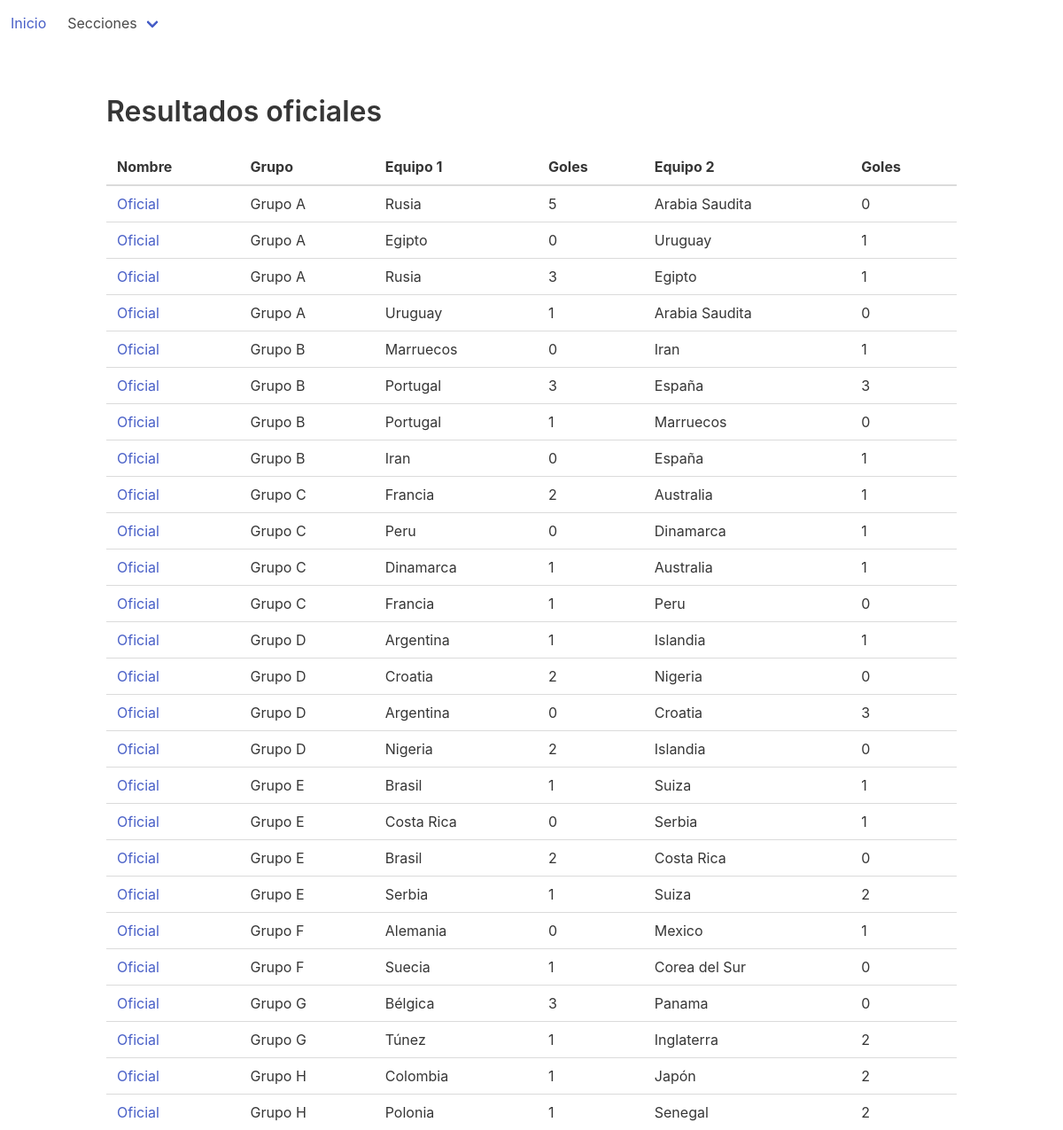
The page /dashboard/bets on the database as committed earlier.
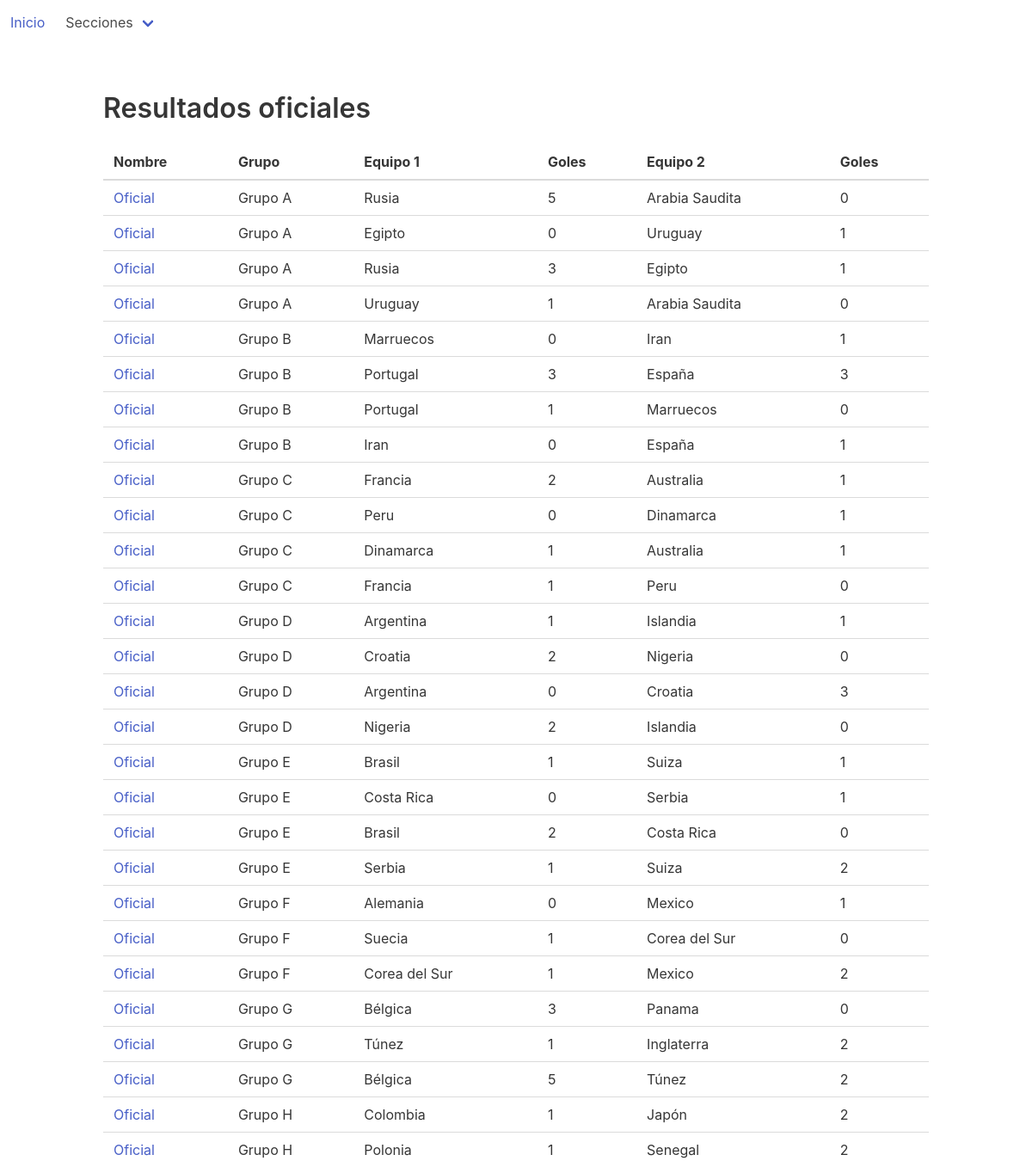
The same page on the database as committed later.
### dashboard/models.py (models this page shows, shortened)
class Bet(models.Model):
    source = models.ForeignKey('Gambler', on_delete=models.DO_NOTHING, verbose_name='Fuente')
    match = models.ForeignKey('Match', on_delete=models.DO_NOTHING, verbose_name='Partido de referencia')
    team1 = models.ForeignKey('Team', on_delete=models.DO_NOTHING, related_name='bteam1', default="2",
                              verbose_name='Equipo 1')
    team2 = models.ForeignKey('Team', on_delete=models.DO_NOTHING, related_name='bteam2', default="2",
                              verbose_name='Equipo 2')
    goals_team1 = models.IntegerField(default=0, verbose_name='Goles equipo 1')
    goals_team2 = models.IntegerField(default=0, verbose_name='Goles equipo 2')
    checked = models.BooleanField(default=False)
    class Meta:
        ordering = ["source"]
        unique_together = (("source", "match"),)

class Gambler(models.Model):
    name = models.CharField(max_length=48)
    points_result = models.IntegerField(default=0)
    points_score = models.IntegerField(default=0)
    points_8vo = models.IntegerField(default=0)
    points_4vo = models.IntegerField(default=0)
    points_semi = models.IntegerField(default=0)
    points_3er = models.IntegerField(default=0)
    points_final = models.IntegerField(default=0)

class Round(models.Model):
    ROUND_CHOICES = (
        ('1', 'Primera fase'),
        ('2', 'Octavos'),
        ('3', 'Cuarto'),
        ('4', 'Semifinales'),
        ('5', 'Tercer lugar'),
        ('6', 'Finales'),
    )
    stage = models.CharField(choices=ROUND_CHOICES, max_length=1, default='1')
    played_matches = models.IntegerField(default=0)
    won = models.IntegerField(default=0)
    draw = models.IntegerField(default=0)
    lose = models.IntegerField(default=0)
    points = models.IntegerField(default=0)
    team = models.ForeignKey('Team', on_delete=models.DO_NOTHING)
    class Meta:
        ordering = ["stage", "team__group"]

class Team(models.Model):
    GROUP_CHOICES = (
        ('A', 'Grupo A'),
        ('B', 'Grupo B'),
        ('C', 'Grupo C'),
        ('D', 'Grupo D'),
        ('E', 'Grupo E'),
        ('F', 'Grupo F'),
        ('G', 'Grupo G'),
        ('H', 'Grupo H'),
    )
    group = models.CharField(choices=GROUP_CHOICES, max_length=1, null=True, default='A')
    name = models.CharField(max_length=32)
    code = models.CharField(max_length=32)
    cups = models.IntegerField(default=0)
    finals = models.IntegerField(default=0)
    semifinals = models.IntegerField(default=0)
    class Meta:
        ordering = ["name"]
    def __str__(self):
        return self.name

### dashboard/views.py (the view)
class BetListView(ListView):
    model = Bet
    def get_queryset(self):
        queryset = super(BetListView, self).get_queryset()
        return queryset.filter(source__name="Oficial").order_by("team1__group")

### templates/dashboard/bet_list.html (shortened to what this page needs)
{% extends 'base.html' %}
{% block content %}
    <h1 class="title">Resultados oficiales</h1>
    <table class="table">
        <thead>
        <tr>
            <th>Nombre</th>
            <th>Grupo</th>
            <th>Equipo 1</th>
            <th>Goles</th>
            <th>Equipo 2</th>
            <th>Goles</th>
        </tr>
        </thead>
        <tbody>
        {% for bet in bet_list %}
            <tr>
                <td><a href="{% url 'bet-detail' bet.pk %}">{{ bet.source.name }}</a></td>
                {% for round in bet.team1.round_set.all %}
                        <td>{{ round.team.get_group_display }}</td>
                    {% endfor %}
                <td>{{ bet.team1 }}</td>
                <td>{{ bet.goals_team1 }}</td>
                <td>{{ bet.team2 }}</td>
                <td>{{ bet.goals_team2 }}</td>
            </tr>
        {% endfor %}
        </tbody>
    </table>
{% endblock %}

Rows that differ between the two databases and show on the page:
added Bet: source.name "Oficial", team1 "Corea del Sur", goals_team1 "1", team2 "Mexico", goals_team2 "2"
now on this page (row edited): Round: team.group "Grupo F", shown under "Oficial"
added Bet: source.name "Oficial", team1 "Bélgica", goals_team1 "5", team2 "Túnez", goals_team2 "2", Round (team.group "Grupo G")
